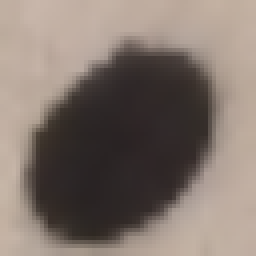
#> input picture Vision_OMR_System/backend_ai/debug_output/bubble_0_roi.png, 64 x 64 px (shown 4 times larger); its folder holds only this picture in this run
$ python test_bubbles.py
#> lines starting #> are read from the running program, lines starting #| are printed output that depends on the picture; after the words box and inside, x2 and y2 are one past the last pixel; in counts of white or black regions, pixels touching at a corner belong together
import cv2
import numpy as np
import glob
import os

def test_bubble_classification():
    roi_paths = glob.glob("backend_ai/debug_output/bubble_*_roi.png")
    print(f"Found {len(roi_paths)} bubble ROIs to test")

    for path in sorted(roi_paths, key=lambda x: int(os.path.basename(x).split('_')[1])):
        roi = cv2.imread(path)
#> roi is the input picture: shape (64, 64, 3); mean B, G, R 108.3, 116.2, 129.1
        gray = cv2.cvtColor(roi, cv2.COLOR_BGR2GRAY)

        # Calculate basic stats
        min_val, max_val, _, _ = cv2.minMaxLoc(gray)
#> min_val = 37; max_val = 186
        contrast = max_val - min_val
#> contrast = 149
        mean_val = np.mean(gray)
#> mean_val = 119.2
        std_val = np.std(gray)
#> std_val = 60.57

        # 1. Inner circular region extraction (shrunk to 60%)
        size = gray.shape[0]
#> size = 64
        center = size // 2
#> center = 32

        # Dynamic contour centering as in classification.py
        _, binary_inv = cv2.threshold(gray, 0, 255, cv2.THRESH_BINARY_INV + cv2.THRESH_OTSU)
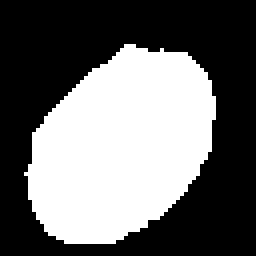
#> binary_inv: shape (64, 64) (shown 4 times larger); 41.9% white; 1 white region
        contours, _ = cv2.findContours(binary_inv, cv2.RETR_EXTERNAL, cv2.CHAIN_APPROX_SIMPLE)
#> contours = 1 contour; box (x1, y1, x2, y2) and area: (6, 11, 54, 61) 1648

        cx, cy, r = float(center), float(center), float(center * 0.7)
#> cx = 32; cy = 32; r = 22.4
        best_contour = None
        min_dist = float('inf')
        for c in contours:
            (ccx, ccy), cr = cv2.minEnclosingCircle(c)
            if 12 <= cr <= 30:
                dist = np.sqrt((ccx - center) ** 2 + (ccy - center) ** 2)
                if dist < min_dist:
                    min_dist = dist
                    best_contour = c
#> this loop made 1 pass
#> (ccx, ccy, cr, dist, min_dist) on pass 1: (29, 35.5, 28.2, 4.61, 4.61)
#> after the loop, best_contour = contour of 57 points, box (x1, y1, x2, y2) (6, 11, 54, 61), area 1648; min_dist = 4.61
        if best_contour is not None:
            (cx, cy), r = cv2.minEnclosingCircle(best_contour)
#> cx = 29; cy = 35.5; r = 28.2

        mask = np.zeros((size, size), dtype=np.uint8)
        inner_radius = max(5, int(r * 0.60)) # 60% of detected radius
#> inner_radius = 16
        cv2.circle(mask, (int(cx), int(cy)), inner_radius, 255, -1)
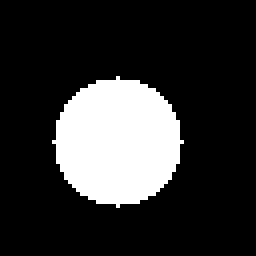
#> mask: shape (64, 64) (shown 4 times larger); 19.5% white; 1 white region, box (x1, y1, x2, y2) and area: (13, 19, 46, 52) 797

        # Count non-zero mask pixels
        mask_pixels = np.count_nonzero(mask)
#> mask_pixels = 797

        # Otsu thresholding on gray
        _, otsu_bin = cv2.threshold(gray, 0, 255, cv2.THRESH_BINARY_INV + cv2.THRESH_OTSU)
        otsu_masked = cv2.bitwise_and(otsu_bin, mask)
        otsu_fill_ratio = np.count_nonzero(otsu_masked) / mask_pixels if mask_pixels > 0 else 0
#> otsu_fill_ratio = 1

        # Absolute thresholding (e.g. threshold = 127)
        _, abs_bin = cv2.threshold(gray, 127, 255, cv2.THRESH_BINARY_INV)
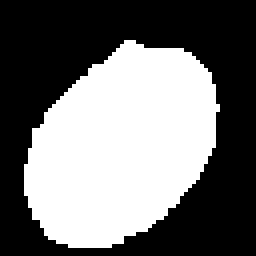
#> abs_bin: shape (64, 64) (shown 4 times larger); 44.4% white; 1 white region, box (x1, y1, x2, y2) and area: (6, 10, 55, 62) 1819
        abs_masked = cv2.bitwise_and(abs_bin, mask)
        abs_fill_ratio = np.count_nonzero(abs_masked) / mask_pixels if mask_pixels > 0 else 0
#> abs_fill_ratio = 1

        # Print stats
        # Let's read the meta file if it exists
        meta_path = path.replace("_roi.png", "_meta.txt")
        meta_info = ""
        if os.path.exists(meta_path):
            with open(meta_path, 'r') as f:
                meta_info = f.read().strip()

        print(f"Bubble {os.path.basename(path)}:")
        print(f"  Meta: {meta_info}")
        print(f"  Min={min_val:.1f}, Max={max_val:.1f}, Contrast={contrast:.1f}, Mean={mean_val:.1f}, Std={std_val:.1f}")
#|   Min=37.0, Max=186.0, Contrast=149.0, Mean=119.2, Std=60.6
        print(f"  Otsu Fill={otsu_fill_ratio:.3f}, Abs Fill (127)={abs_fill_ratio:.3f}")
#|   Otsu Fill=1.000, Abs Fill (127)=1.000

if __name__ == "__main__":
    test_bubble_classification()

$ run again, on Vision_OMR_System/backend_ai/debug_output/bubble_14_roi.png
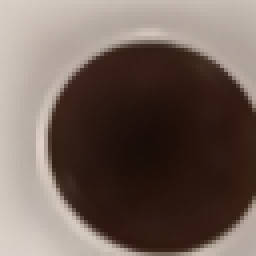
#> input picture Vision_OMR_System/backend_ai/debug_output/bubble_14_roi.png, 64 x 64 px (shown 4 times larger)
#> in test_bubble_classification, roi is the input picture: shape (64, 64, 3); mean B, G, R 88.4, 96.6, 112.4
#> min_val = 16; max_val = 213
#> contrast = 197
#> mean_val = 100.4
#> std_val = 75.79
#> in test_bubble_classification, `_, binary_inv = cv2.threshold(gray, 0, 255, cv2.THRESH_BINARY_INV + cv..`:
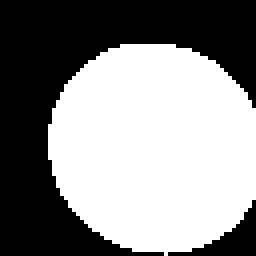
#> binary_inv: shape (64, 64) (shown 4 times larger); 54.1% white; 2 black regions
#> contours = 1 contour; box (x1, y1, x2, y2) and area: (12, 11, 64, 64) 2140
#> the loop in test_bubble_classification, `for c in contours:` made 1 pass
#> (ccx, ccy, cr, dist, min_dist) on pass 1: (38.33, 37.06, 27.51, 8.1, 8.1)
#> after the loop in test_bubble_classification, `for c in contours:`: best_contour = contour of 65 points, box (x1, y1, x2, y2) (12, 11, 64, 64), area 2140; min_dist = 8.1
#> in test_bubble_classification, `(cx, cy), r = cv2.minEnclosingCircle(best_contour)`: cx = 38.33; cy = 37.06; r = 27.51
#> inner_radius = 16
#> mask: shape (64, 64); 19.5% white; 1 white region, box (x1, y1, x2, y2) and area: (22, 21, 55, 54) 797
#> mask_pixels = 797
#> otsu_fill_ratio = 1
#> in test_bubble_classification, `_, abs_bin = cv2.threshold(gray, 127, 255, cv2.THRESH_BINARY_INV)`:
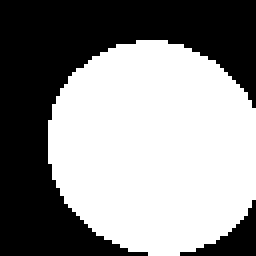
#> abs_bin: shape (64, 64) (shown 4 times larger); 54.9% white; 2 black regions, box (x1, y1, x2, y2) and area: (0, 0, 64, 64) 1749, (45, 50, 64, 64) 97
#|   Min=16.0, Max=213.0, Contrast=197.0, Mean=100.4, Std=75.8
#|   Otsu Fill=1.000, Abs Fill (127)=1.000

$ run again, on Vision_OMR_System/backend_ai/debug_output/bubble_1_roi.png
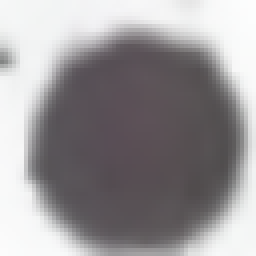
#> input picture Vision_OMR_System/backend_ai/debug_output/bubble_1_roi.png, 64 x 64 px (shown 4 times larger)
#> in test_bubble_classification, roi is the input picture: shape (64, 64, 3); mean B, G, R 153.1, 150.9, 154.1
#> min_val = 78; max_val = 253
#> contrast = 175
#> mean_val = 152.2
#> std_val = 71.16
#> in test_bubble_classification, `_, binary_inv = cv2.threshold(gray, 0, 255, cv2.THRESH_BINARY_INV + cv..`:
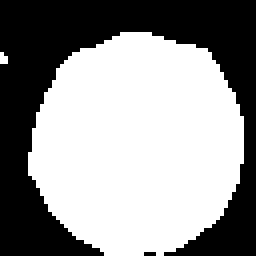
#> binary_inv: shape (64, 64) (shown 4 times larger); 57.8% white; 2 black regions (1 under 20 px)
#> contours = 2 contours, 1 with area under 20; largest, box (x1, y1, x2, y2) and area: (7, 8, 61, 64) 2283
#> the loop in test_bubble_classification, `for c in contours:` made 2 passes
#> (ccx, ccy, cr, dist, min_dist) on pass 2: (34.75, 35.66, 28.7, 4.58, 4.58)
#> after the loop in test_bubble_classification, `for c in contours:`: best_contour = contour of 86 points, box (x1, y1, x2, y2) (7, 8, 61, 64), area 2283; min_dist = 4.58
#> in test_bubble_classification, `(cx, cy), r = cv2.minEnclosingCircle(best_contour)`: cx = 34.75; cy = 35.66; r = 28.7
#> inner_radius = 17
#> mask: shape (64, 64); 22% white; 1 white region, box (x1, y1, x2, y2) and area: (17, 18, 52, 53) 901
#> mask_pixels = 901
#> otsu_fill_ratio = 1
#> in test_bubble_classification, `_, abs_bin = cv2.threshold(gray, 127, 255, cv2.THRESH_BINARY_INV)`:
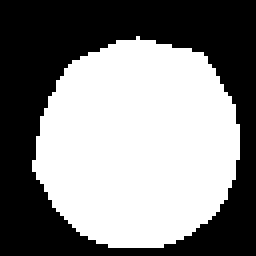
#> abs_bin: shape (64, 64) (shown 4 times larger); 51.9% white; 1 black region, box (x1, y1, x2, y2) and area: (0, 0, 64, 64) 1972
#|   Min=78.0, Max=253.0, Contrast=175.0, Mean=152.2, Std=71.2
#|   Otsu Fill=1.000, Abs Fill (127)=1.000
